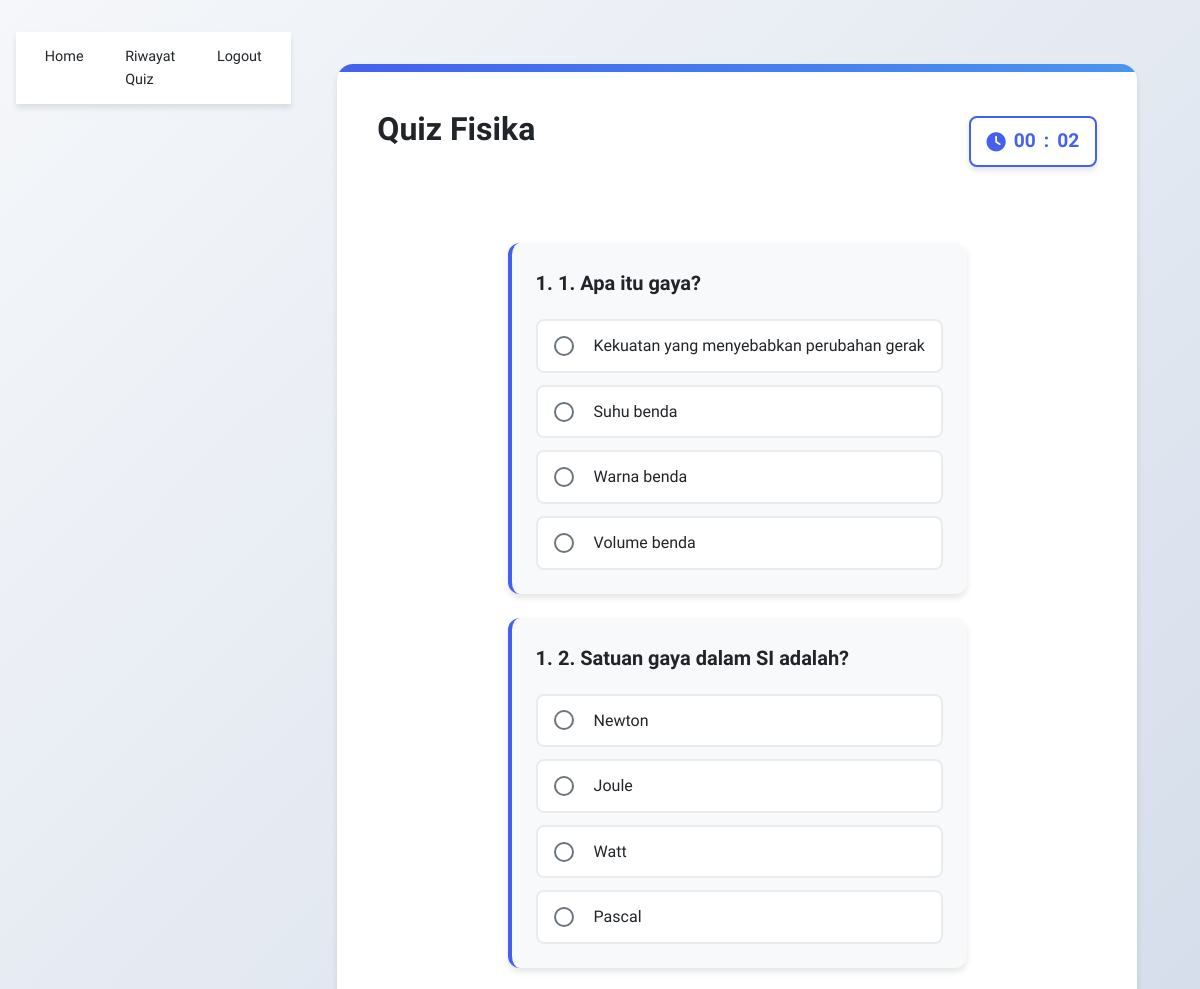
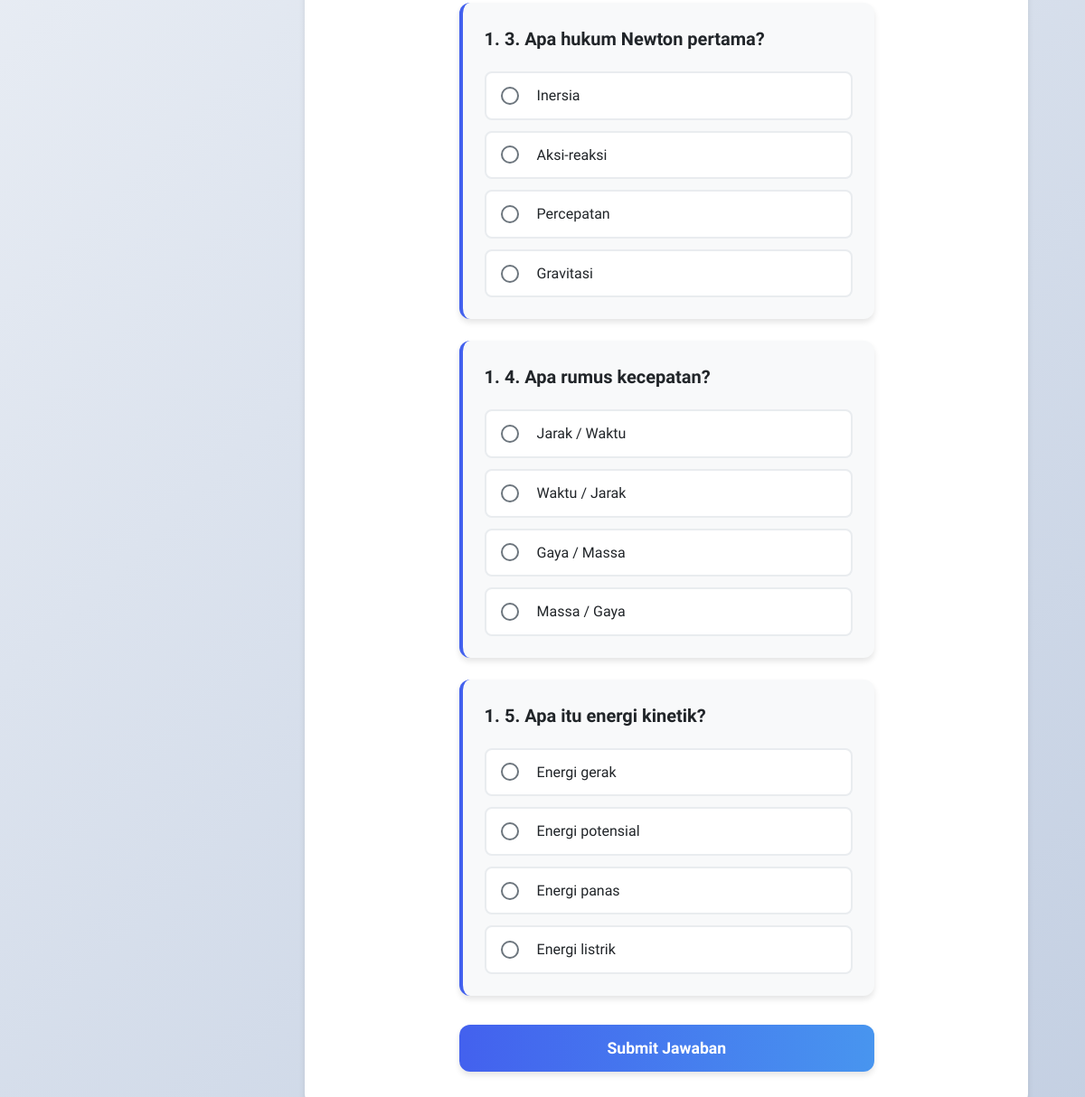
Page /quiz/Fisika (signed in) on the committed database (2 pictures, top to bottom).
### models.py (models this page shows)
class Question(db.Model):
    id = db.Column(db.Integer, primary_key=True)
    subject = db.Column(db.String(100), nullable=False)
    question = db.Column(db.Text, nullable=False)
    options = db.Column(db.Text, nullable=False)
    answer = db.Column(db.String(200), nullable=False)
    explanation = db.Column(db.Text)
    difficulty = db.Column(db.String(20), default='medium')
    created_by = db.Column(db.Integer, db.ForeignKey('user.id'))
    created_at = db.Column(db.DateTime, default=datetime.utcnow)

### app.py (the view, shortened to what this page needs)
@app.route('/quiz/<subject>', methods=['GET', 'POST'])
@login_required
def quiz(subject):
    questions = Question.query.filter_by(subject=subject).all()
    questions_for_display = []
    for q in questions:
        question_copy = {
            'id': q.id,
            'question': clean_question_text(q.question) if q.question else q.question,
            'options': json.loads(q.options),
            'answer': q.answer
        }
        questions_for_display.append(question_copy)
    return render_template('quiz.html', subject=subject, questions=questions_for_display)

### app.py (called while the page is built)
@login_manager.user_loader
def load_user(user_id):
    return User.query.get(int(user_id))

def clean_question_text(text):
    text = re.sub(r'^\d+\.\d+\.?\s*', '', text)
    text = re.sub(r'^\d+\.\s*', '', text)
    return text

### templates/quiz.html (shortened to what this page needs)
{% extends "base.html" %}
{% block content %}
<div class="container">
  <div class="quiz-header">
    <h2>Quiz {{ subject }}</h2>
    <div class="timer-container">
      <div class="timer">
        <i class="fas fa-clock"></i>
        <span id="minutes">00</span>:<span id="seconds">00</span>
      </div>
    </div>
  </div>
  <form method="POST" id="quiz-form">
    {% for q in questions %}
    <div class="question">
      <h3>{{ loop.index }}. {{ q.question }}</h3>
      <div class="options">
        {% for option in q.options %}
        <label>
          <input type="radio" name="{{ q.id }}" value="{{ option }}" required>
          <span>{{ option }}</span>
        </label>
        {% endfor %}
      </div>
    </div>
    {% endfor %}
    <button type="submit" class="btn btn-primary">Submit Jawaban</button>
  </form>
</div>
{% endblock %}

### templates/base.html (shortened to what this page needs)
<!DOCTYPE html>
<html>
<head>
    <link rel="stylesheet" href="https://cdnjs.cloudflare.com/ajax/libs/font-awesome/6.0.0/css/all.min.css">
    <link rel="stylesheet" href="{{ url_for('static', filename='style.css') }}">
</head>
<body>
    <nav class="navbar">
        <div class="nav-container">
            {% if current_user.is_authenticated %}
            <div class="nav-links">
                <a href="{{ url_for('home') }}" class="nav-link">Home</a>
                <a href="{{ url_for('history') }}" class="nav-link">Riwayat Quiz</a>
                <a href="{{ url_for('logout') }}" class="nav-link">Logout</a>
            </div>
            {% endif %}
        </div>
    </nav>
    <div class="main-container">
        {% block content %}{% endblock %}
    </div>
</body>
</html>

### static/style.css (style rules this page uses)
* { margin: 0; padding: 0; box-sizing: border-box; font-family: 'Segoe UI', Roboto, Oxygen, Ubuntu, Cantarell, 'Open Sans', 'Helvetica Neue', sans-serif; }
:root { --primary: #4361ee; --primary-dark: #3a56d4; --secondary: #3f37c9; --accent: #4895ef; --success: #4cc9f0; --danger: #f72585; --warning: #f8961e; --light: #f8f9fa; --dark: #212529; --gray: #6c757d; --white: #ffffff; --shadow: 0 4px 6px rgba(0, 0, 0, 0.1); --transition: all 0.3s cubic-bezier(0.25, 0.8, 0.25, 1); }
body { background: linear-gradient(135deg, #f5f7fa 0%, #c3cfe2 100%); color: var(--dark); min-height: 100vh; display: flex; justify-content: center; align-items: flex-start; padding: 2rem 1rem; line-height: 1.6; }
.container { background: var(--white); width: 100%; max-width: 800px; border-radius: 16px; box-shadow: var(--shadow); padding: 2.5rem; margin: 1rem; position: relative; overflow: hidden; display: flex; flex-direction: column; align-items: center; }
.container::before { content: ''; position: absolute; top: 0; left: 0; width: 100%; height: 8px; background: linear-gradient(90deg, var(--primary), var(--accent)); }
h1, h2, h3 { color: var(--dark); font-weight: 700; margin-bottom: 1.5rem; text-align: center; position: relative; }
h2 { font-size: 2rem; margin-bottom: 1.5rem; }
h3 { font-size: 1.5rem; margin-bottom: 1rem; text-align: left; }
form { margin-top: 2rem; }
.question { background: var(--light); padding: 1.5rem; border-radius: 12px; margin-bottom: 1.5rem; box-shadow: var(--shadow); transition: var(--transition); border-left: 4px solid var(--primary); }
.question h3 { margin-bottom: 1.25rem; color: var(--dark); font-size: 1.25rem; }
.options { display: grid; gap: 0.75rem; }
.options label { display: flex; align-items: center; padding: 0.75rem 1rem; background: var(--white); border-radius: 8px; cursor: pointer; transition: var(--transition); border: 2px solid #e9ecef; }
.options input[type="radio"] { appearance: none; -webkit-appearance: none; width: 20px; height: 20px; border: 2px solid var(--gray); border-radius: 50%; margin-right: 12px; position: relative; transition: var(--transition); }
button[type="submit"] { width: 100%; padding: 1rem; background: var(--primary); color: var(--white); border: none; border-radius: 12px; font-size: 1.1rem; font-weight: 600; cursor: pointer; transition: var(--transition); margin-top: 1.5rem; box-shadow: var(--shadow); display: flex; align-items: center; justify-content: center; gap: 8px; }
.question h3::before { content: counter(question) ". "; counter-increment: question; }
.question { counter-reset: question; }
.options label span { margin-left: 8px; }
form button[type="submit"] { background: linear-gradient(90deg, #4361ee, #4895ef); font-size: 1.1rem; padding: 1rem; margin-top: 2rem; }
.container { animation: fadeIn 0.5s ease-out; }
.question { animation: fadeIn 0.3s ease-out; animation-fill-mode: both; }
.question:nth-child(3) { animation-delay: 0.3s; }
.question:nth-child(4) { animation-delay: 0.4s; }
.question:nth-child(5) { animation-delay: 0.5s; }
.main-container { width: 100%; max-width: 1200px; margin: 0 auto; padding: 2rem; display: flex; flex-direction: column; align-items: center; }
.navbar { background: var(--white); box-shadow: var(--shadow); padding: 0.5rem 0; position: sticky; top: 0; z-index: 1000; }
.nav-container { max-width: 1200px; margin: 0 auto; padding: 0 1rem; display: flex; justify-content: flex-start; align-items: center; }
.nav-links { display: flex; gap: 1rem; }
.nav-link { color: var(--dark); text-decoration: none; font-weight: 500; font-size: 0.9rem; transition: var(--transition); padding: 0.3rem 0.8rem; border-radius: 4px; }
.main-container { padding-top: 1rem; }
.btn { padding: 0.5rem 1rem; border-radius: 8px; font-weight: 600; text-decoration: none; display: inline-flex; align-items: center; gap: 0.5rem; transition: var(--transition); border: none; cursor: pointer; }
.quiz-header { display: flex; justify-content: space-between; align-items: center; margin-bottom: 2rem; width: 100%; }
.timer-container { background: var(--white); padding: 0.5rem 1rem; border-radius: 8px; box-shadow: var(--shadow); border: 2px solid var(--primary); }
.timer { display: flex; align-items: center; gap: 0.5rem; font-size: 1.2rem; font-weight: 600; color: var(--primary); }
.timer i { color: var(--primary); }

### rows in the picture
Question: question "Apa itu gaya?", options "Kekuatan yang menyebabkan perubahan gerak" "Suhu benda" "Warna benda" "Volume benda"
Question: question "Satuan gaya dalam SI adalah?", options "Newton" "Joule" "Watt" "Pascal"
Question: question "Apa hukum Newton pertama?", options "Inersia" "Aksi-reaksi" "Percepatan" "Gravitasi"
Question: question "Apa rumus kecepatan?", options "Jarak / Waktu" "Waktu / Jarak" "Gaya / Massa" "Massa / Gaya"
Question: question "Apa itu energi kinetik?", options "Energi gerak" "Energi potensial" "Energi panas" "Energi listrik"

### other values in the picture
{{ subject }} "Fisika"
